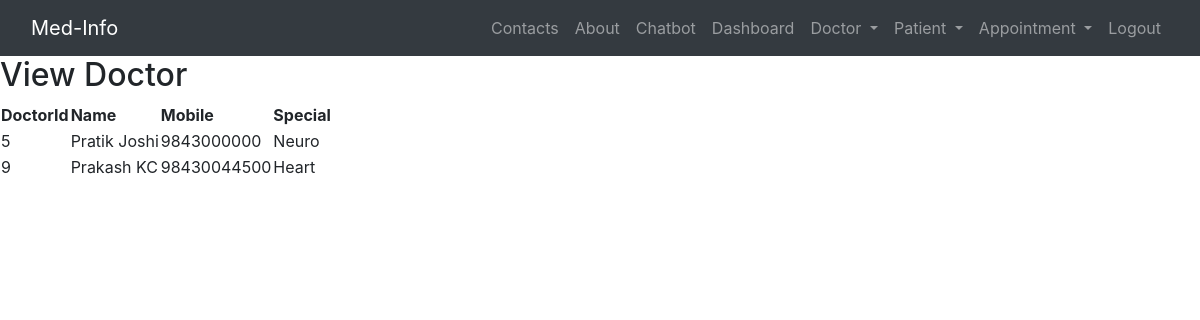
/view_doctor/ (signed in), run on the app's committed database.
### hospital/models.py (models this page shows, shortened)
class Doctor(models.Model):
    name=models.CharField(max_length=50)
    mobile=models.IntegerField()
    special=models.CharField(max_length=50)

### hospital/views.py (the view)
# urls.py: path('view_doctor/',View_doctor,name="view_doctor"),
def View_doctor(request):
    if not request.user.is_staff:
        return redirect('admin_login')
    doc=Doctor.objects.all()
    d={'doc':doc}
    return render(request,'view_doctor.html',d)

### hospital/templates/view_doctor.html
{%include 'base.html'%}
{%load static%}
{%include 'navigation.html'%}
<div>
    <h2> View Doctor </h2>
    <table>
        <thead>
            <tr>
                <th>DoctorId</th>
                <th>Name</th>
                <th>Mobile</th>
                <th>Special</th>
            </tr>
        </thead>
        <tbody>
            {%for i in doc%}
            <tr>
                <td>{{i.id}}</td>
                <td>{{i.name}}</td>
                <td>{{i.mobile}}</td>
                <td>{{i.special}}</td>
            </tr>
            {% endfor %}
        </tbody>
    </table>
</div>

### data on the page
Doctor: id "5", name "Pratik Joshi", mobile "9843000000", special "Neuro"
Doctor: id "9", name "Prakash KC", mobile "98430044500", special "Heart"
